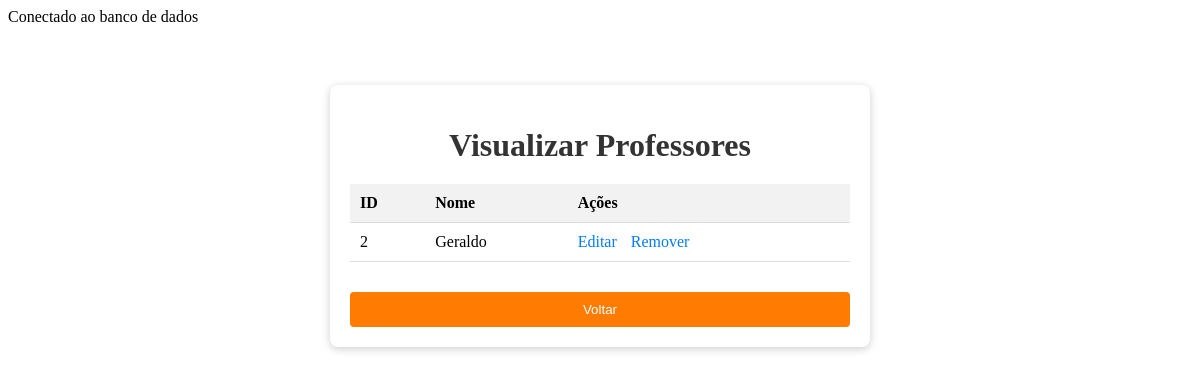
Before: /professores/visualizar.php with the older database file.
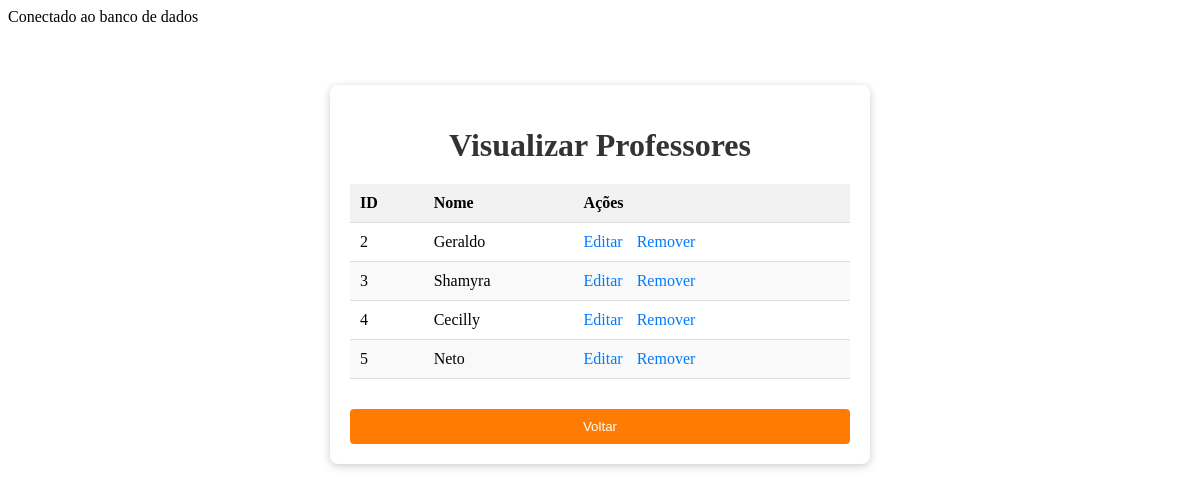
After: the same page with the newer database file.
### tables this page shows
CREATE TABLE `tb_professores` (
  `nome` varchar(50) NOT NULL,
  `id` int(11) NOT NULL,
  `usuarioF` varchar(40) DEFAULT NULL,
  `senhaF` varchar(40) DEFAULT NULL
);

### professores/visualizar.php (the view, shortened to what this page needs)
<?php
include('conexao_professores.php');
$query = "SELECT * FROM tb_professores";
$result = $mysqli->query($query);
?>
<!DOCTYPE html>
<html lang="pt">
<head>
</head>
<body>
    <div class="form-container">
        <h1 class="form-header">Visualizar Professores</h1>
        <table class="form-table">
            <thead>
                <tr>
                    <th>ID</th>
                    <th>Nome</th>
                    <th>Ações</th>
                </tr>
            </thead>
            <tbody>
                <?php while ($row = $result->fetch_assoc()): ?>
                    <tr>
                        <td><?php echo htmlspecialchars($row['id']); ?></td>
                        <td><?php echo htmlspecialchars($row['nome']); ?></td>
                        <td class="form-actions">
                            <a href="editar.php?id=<?php echo htmlspecialchars($row['id']); ?>">Editar</a>
                            <a href="banco_professores.php?remover=<?php echo htmlspecialchars($row['id']); ?>" onclick="return confirm('Tem certeza que deseja remover este professor?');">Remover</a>
                        </td>
                    </tr>
                <?php endwhile; ?>
            </tbody>
        </table>
        <button class="form-submit" onclick="window.location.href='../professores.php';">Voltar</button>
    </div>
</body>
</html>

Changed rows visible on the page:
added tb_professores: id "3", nome "Shamyra"
added tb_professores: id "4", nome "Cecilly"
added tb_professores: id "5", nome "Neto"
